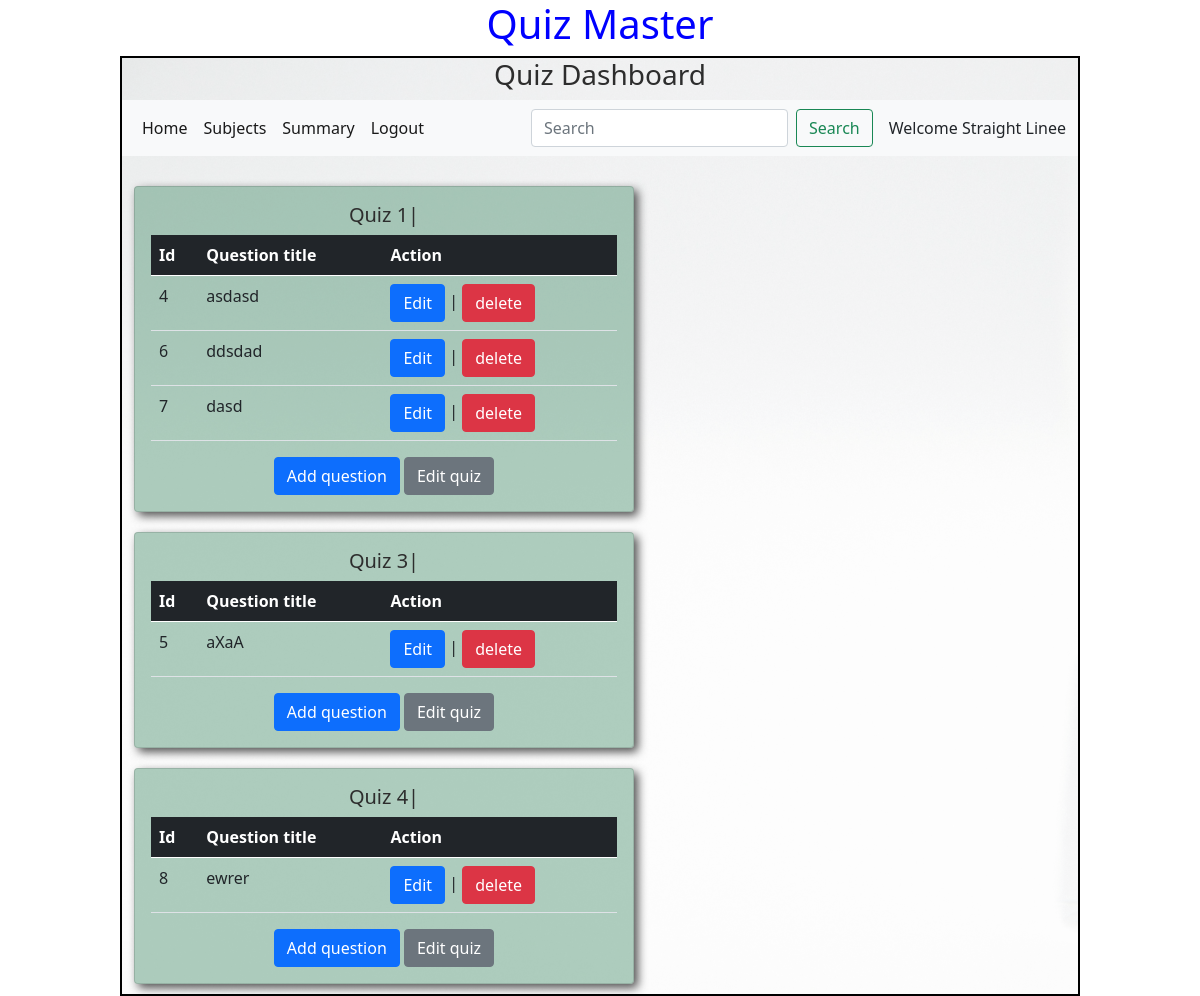
/quiz_dashboard/Straight Linee, run on the app's committed database.
### models/models.py (models this page shows)
class Quiz(db.Model):
    id=db.Column(db.Integer,primary_key=True)
    Chapter_id = db.Column(db.Integer,db.ForeignKey("chapter.id"),nullable=False)
    date_of_quiz = db.Column(db.Date(),nullable=False)
    time_duration = db.Column(db.Time(),nullable =False)
    remarks=db.Column(db.String)
    scores= db.relationship("Score",cascade="all,delete",backref="quiz",lazy=True)
    questions = db.relationship("Question",cascade="all,delete",backref="quiz",lazy=True)

class Question(db.Model):
    id=db.Column(db.Integer,primary_key=True)
    quiz_id = db.Column(db.Integer,db.ForeignKey("quiz.id"),nullable=False)
    question_title = db.Column(db.String,nullable=False)
    question_statement = db.Column(db.String,nullable=False)
    option1 = db.Column(db.String,nullable=False)
    option2 = db.Column(db.String,nullable=False)
    option3 = db.Column(db.String,nullable=False)
    option4 = db.Column(db.String,nullable=False)
    correct_option = db.Column(db.Integer,nullable=False)

### controllers/controller.py (the view)
@app.route('/quiz_dashboard/<name>')
def quiz_dashboard(name):
    quizzes = get_quizs()
    return render_template("quiz_dashboard.html",quizs=quizzes,name=name)

### controllers/controller.py (called while the page is built)
def get_quizs():
    quizs = Quiz.query.all()
    return quizs

### templates/quiz_dashboard.html (shortened to what this page needs)
<!DOCTYPE html>
<html lang="en">
<head>
    <link rel="stylesheet" href="/static/css/style.css">
    <link href="https://cdn.jsdelivr.net/npm/bootstrap@5.0.2/dist/css/bootstrap.min.css" rel="stylesheet">
</head>
<body>
    <div id="container">
        <h1 id="heading">Quiz Master</h1>
        <div id="panel">
            <h3 id="center">Quiz Dashboard</h3>
            <nav class="navbar navbar-expand-lg navbar-light bg-light">
                <div class="container-fluid">
                  <div class="collapse navbar-collapse" id="navbarSupportedContent">
                    <ul class="navbar-nav me-auto mb-2 mb-lg-0">
                      <li class="nav-item">
                        <a class="nav-link active" aria-current="page" href="#">Home</a>
                      </li>
                      <li class="nav-item">
                        <a class="nav-link active" href="/admin/{{name}}">Subjects</a>
                      </li>
                      <li class="nav-item">
                        <a class="nav-link active" href="#">Summary</a>
                      </li>
                      <li class="nav-item">
                        <a class="nav-link active" href="/login">Logout</a>
                      </li>
                    </ul>
                    <form class="d-flex" method="POST" action="/search/{{name}}">
                      <input class="form-control me-2" type="search" placeholder="Search" aria-label="Search" name="search_txt" id="search_txt">
                      <button class="btn btn-outline-success" type="submit">Search</button>
                    </form>
                  </div>
                  <span class="ms-3">Welcome {{name}}</span>
                </div>
              </nav>
              <div class="container" style="margin-top: 10px;margin-bottom: 10px;">
                {%if quizs%}
                <div class="row">
                  {%for quiz in quizs%}
                  <div class="col" style="margin-top: 20px;">
                    <div id="shadow" class="card" style="width: 500px;">
                        <div class="card-body" >
                          <h5 id="center" class="card-title">Quiz {{quiz.id}}| <small style="color: rgb(28, 2, 255);">  {{ quiz.chapter_name }}</small></h5>
                          {%if quiz.questions %}
                          <table class="table">
                            <thead>
                              <tr class="table-dark">
                                <th scope="col">Id</th>
                                <th scope="col">Question title</th>
                                <th scope="col">Action</th>
                              </tr>
                            </thead>
                            <tbody>
                              {%for question in quiz.questions%}
                              <tr>
                                <td>{{question.id}}</td>
                                <td>{{question.question_title}}</td>
                                <td><a href="/edit_question/{{question.id}}/{{name}}" type="button" class="btn btn-primary" >Edit</a> | <a href="/delete_question/{{question.id}}/{{name}}" type="button" class="btn btn-danger">delete</a></td>
                              </tr>
                              {%endfor%}
                            </tbody>
                          </table>
                          {%else%}
                          <h3 id="center">No questions available</h3>
                          {%endif%}
                          <div id="center">
                            <a href="/add_question/{{quiz.id}}/{{name}}" type="button" class="btn btn-primary">Add question</a>
                            <a href="/edit_quiz/{{quiz.id}}/{{name}}" type="button" class="btn btn-secondary">Edit quiz</a>
                          </div>
                        </div>
                      </div>
                  </div>
                  {%endfor%}
                </div>
                {%else%}
                <h3 id="center">No quizs are available!</h3>
                {%endif%}
              </div>
        </div>
    </div>
</body>
</html>

### static/css/style.css (style rules this page uses)
* { margin: 0px; }
#panel { border: 2px solid black; }
#panel { width: 80%; min-height: 580px; margin: auto; background-image: url('/static/images/book_bg.jpg'); background-size: cover; background-color: rgba(255, 255, 255, 0.647); background-blend-mode: overlay; }
#center { text-align: center; color: rgb(45, 45, 45); }
#heading { text-align: center; color: rgb(0, 0, 255); }
#shadow { background-color: rgba(23, 111, 67, 0.342); box-shadow: 4px 4px 10px rgba(0, 0, 0, 0.675); }

### data on the page
Quiz: id "1"
Question: id "4", question_title "asdasd"
Question: id "6", question_title "ddsdad"
Question: id "7", question_title "dasd"
Quiz: id "3"
Question: id "5", question_title "aXaA"
Quiz: id "4"
Question: id "8", question_title "ewrer"

### other printed values
{{ name }} "Straight Linee"
